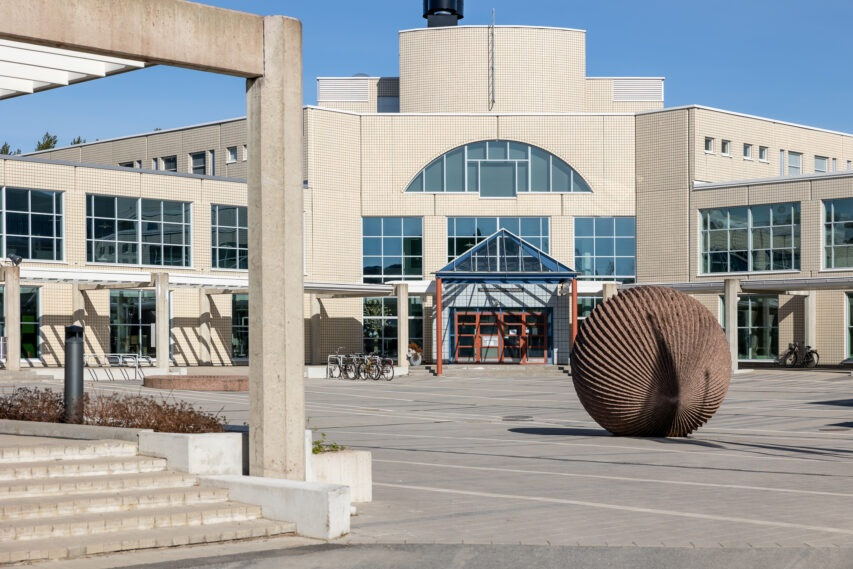
#> input picture Week 1/Image/linnanmaa.jpg, 853 x 569 px
$ python pixel.py
#> lines starting #> are read from the running program, lines starting #| are printed output that depends on the picture
# Answer of Week 1, Exercise 1c

from PIL import Image
import numpy as np

picture = Image.open("../Image/linnanmaa.jpg")
#> picture is the input picture: PIL image 853x569 RGB; mean R, G, B 157.5, 157.7, 156.4
pixels = np.array(picture)

def print_pixel(pix, y, x):
#> called with y = 0, x = 0
    r, g, b = pix[y, x, 0], pix[y, x, 1], pix[y, x, 2]
#> r = 213; g = 194; b = 177
    print(f"Pixel ({x}, {y}) -> R={r}, G={g}, B={b}")
#| Pixel (0, 0) -> R=213, G=194, B=177

print_pixel(pixels, 0, 0)  #upper left corner
height, width = pixels.shape[0], pixels.shape[1]
#> height = 569; width = 853
print(f"Width = {width} px, Height = {height} px")
#| Width = 853 px, Height = 569 px

# Answer of Week 1, Exercise 1e

def to_greyscale(pix):
    avg = pix.mean(axis=2).astype(pix.dtype)  # average of R,G,B
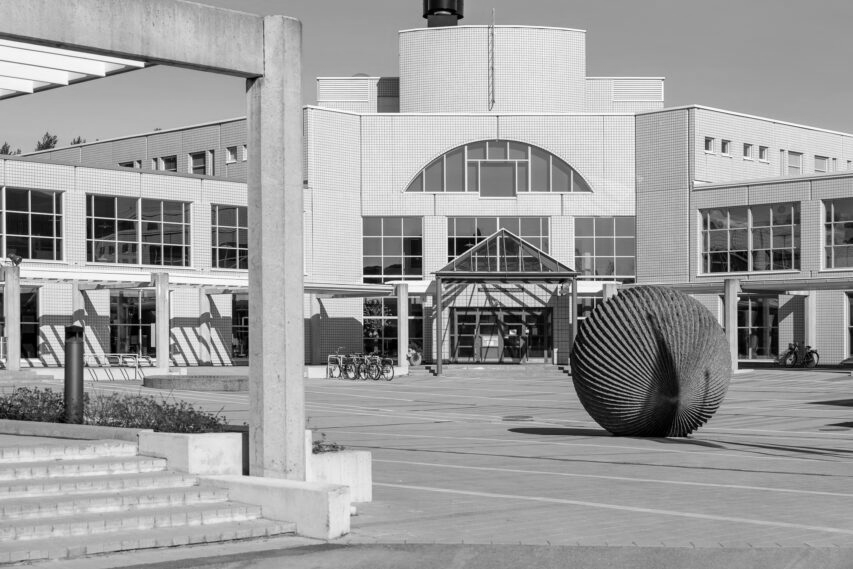
#> avg: shape (569, 853); min 0, max 255, mean 156.8
    grey =  np.stack([avg, avg, avg], axis=2) # copy into 3 channels
    return grey

grey = to_greyscale(pixels)
Image.fromarray(grey).save("linnanmaa_greyscale.jpg")

# Answer of Week 1, Exercise 1f

def quantize(pix, bits):
    shift = 8 - bits
    q = (pix >> shift) << shift  # keep only the top 'bits' bits
    return q.astype(np.uint8)

for bits in (4, 3, 2, 1):
    q = quantize(pixels, bits)
    Image.fromarray(q).save(f"linnanmaa_quantized_{bits}bit.jpg")
#> this loop made 4 passes
#> pass 2, in quantize (call 2), `q = (pix >> shift) << shift  # keep only the top 'bits' bits`:
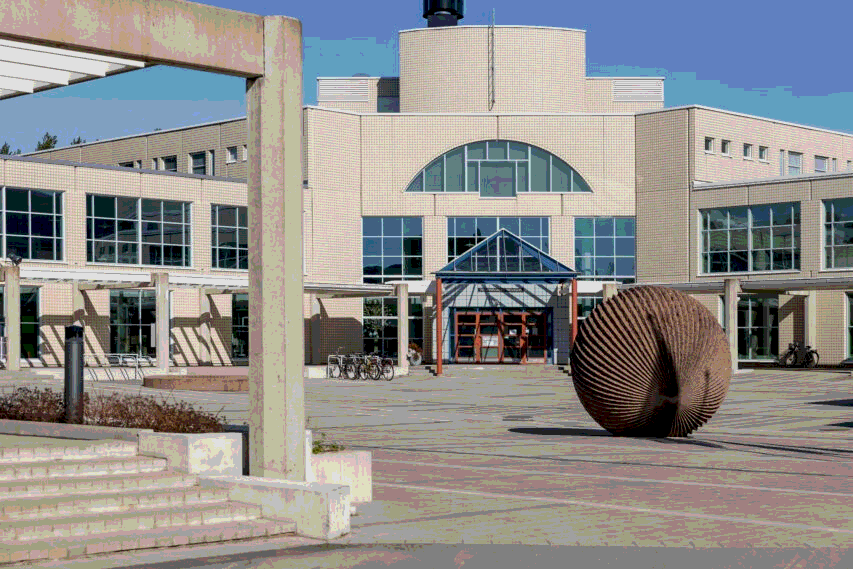
#> q: shape (569, 853, 3); mean R, G, B 143.3, 141.8, 139.8
#> pass 3, in quantize (call 3), `q = (pix >> shift) << shift  # keep only the top 'bits' bits`:
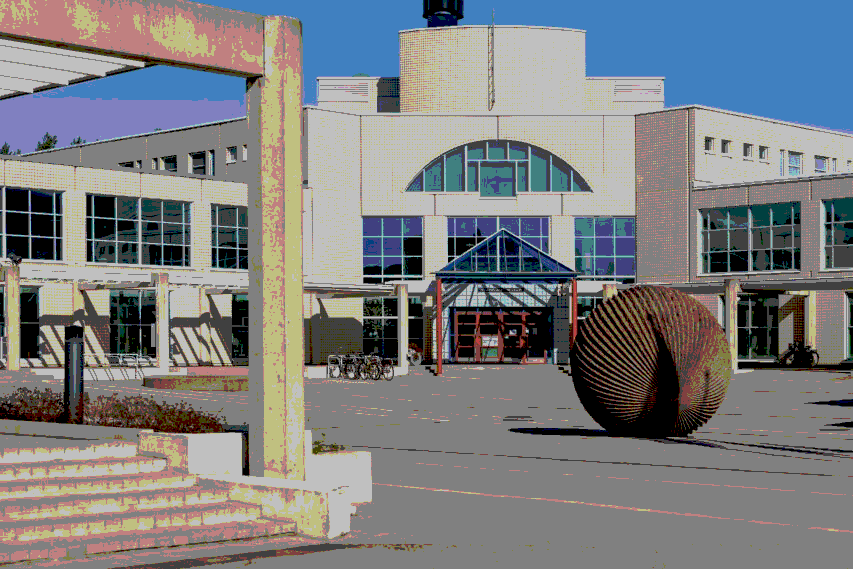
#> q: shape (569, 853, 3); mean R, G, B 124.5, 126.4, 128.5
#> after the loop:
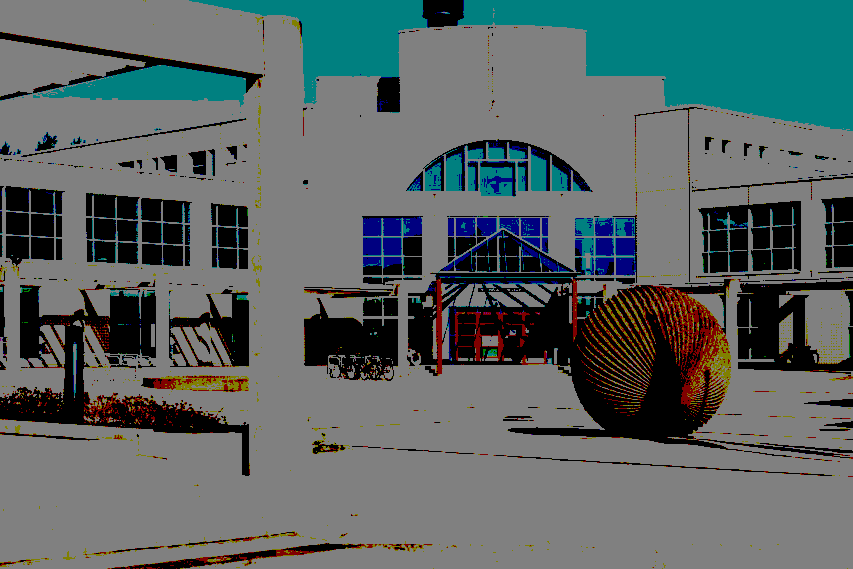
#> q: shape (569, 853, 3); mean R, G, B 89.5, 100.8, 100.8
